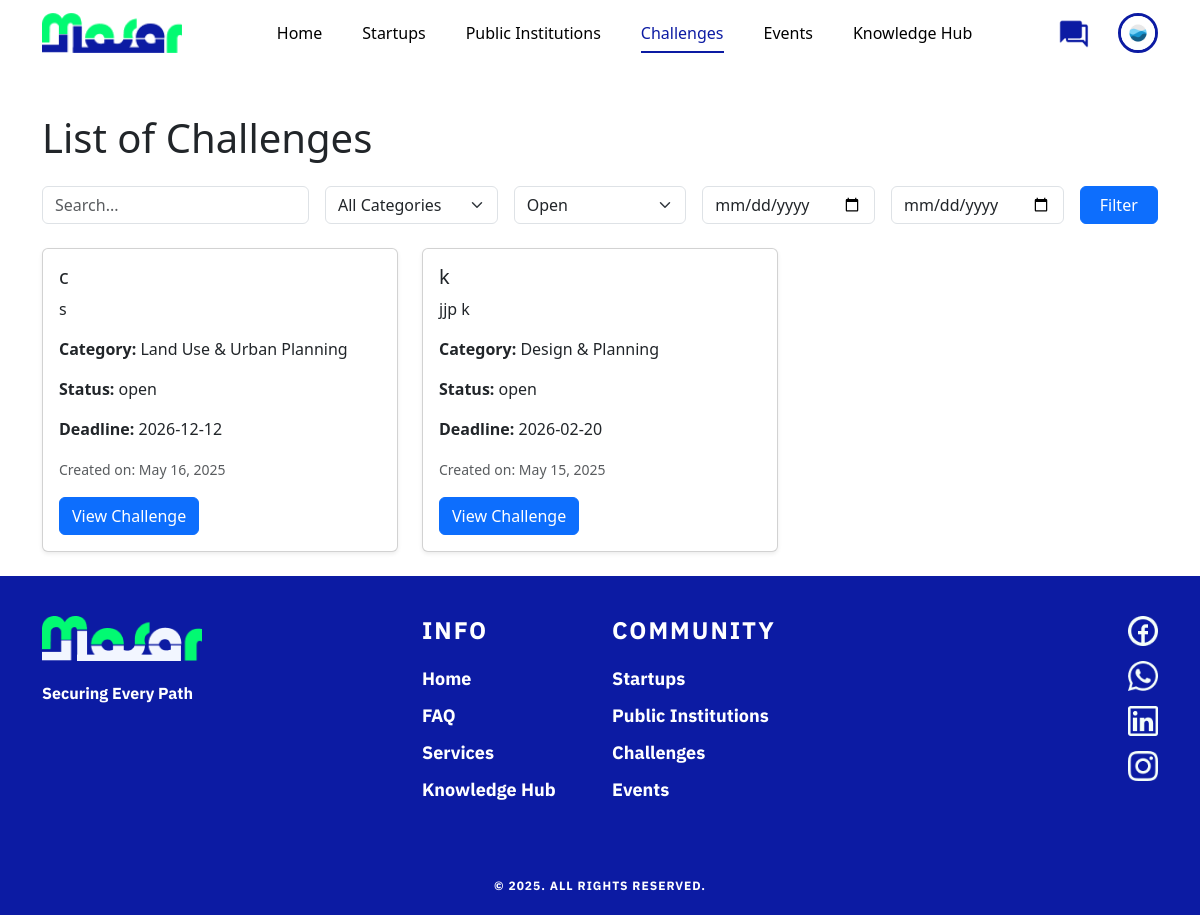
The page /front_office/pages/challenges_list.php (signed in) on the database its author committed.
### tables this page shows
CREATE TABLE `public_institutions` (
  `institution_id` int(11) NOT NULL,
  `user_id` int(11) DEFAULT NULL,
  `institution_name` varchar(150) NOT NULL,
  `unique_identifier` varchar(50) NOT NULL,
  `commercial_register` varchar(255) NOT NULL,
  `description` text DEFAULT NULL,
  `contact_email` varchar(100) DEFAULT NULL,
  `logo` varchar(255) DEFAULT NULL,
  `type` varchar(100) DEFAULT NULL,
  `about_section` text DEFAULT NULL,
  `phone_number` varchar(20) DEFAULT NULL,
  `address` text DEFAULT NULL,
  `website_url` varchar(255) DEFAULT NULL,
  `facebook_link` varchar(255) DEFAULT NULL,
  `linkedin_link` varchar(255) DEFAULT NULL,
  `x_link` varchar(255) DEFAULT NULL,
  `instagram_link` varchar(255) DEFAULT NULL
);

CREATE TABLE `challenges` (
  `challenge_id` int(11) NOT NULL,
  `institution_id` int(11) DEFAULT NULL,
  `title` varchar(150) NOT NULL,
  `description` text DEFAULT NULL,
  `type` enum('targeted','open-ended') DEFAULT 'open-ended',
  `status` enum('open','closed') DEFAULT 'open',
  `posted_at` timestamp NOT NULL DEFAULT current_timestamp(),
  `deadline` date DEFAULT NULL,
  `created_at` datetime DEFAULT current_timestamp(),
  `file_attachment` varchar(255) DEFAULT NULL,
  `category` enum('Operations','Design & Planning','Land Use & Urban Planning','Vehicles','Automated Enforcement','ITS & Data Utilization','Police Enforcement','Legislation & Regulations','Training, Awareness & Education','Other') NOT NULL DEFAULT 'Other'
);

### front_office/pages/challenges_list.php (the view, shortened to what this page needs)
<?php
include '../includes/db.php';
$today = date('Y-m-d');
mysqli_query($conn, "UPDATE challenges SET status = 'closed' WHERE deadline < '$today' AND status = 'open'");
$search = isset($_GET['search']) ? trim($_GET['search']) : '';
$status = isset($_GET['status']) ? trim($_GET['status']) : 'open';
$start_date = isset($_GET['start_date']) ? trim($_GET['start_date']) : '';
$end_date = isset($_GET['end_date']) ? trim($_GET['end_date']) : '';
$whereClauses = [];
if (!empty($status)) {
    $safeStatus = mysqli_real_escape_string($conn, $status);
    $whereClauses[] = "status = '$safeStatus'";
}
$whereSQL = '';
if (!empty($whereClauses)) {
    $whereSQL = 'WHERE ' . implode(' AND ', $whereClauses);
}
$query = "SELECT * FROM challenges $whereSQL ORDER BY created_at DESC";
$result = mysqli_query($conn, $query);
?>
<!DOCTYPE html>
<html lang="en">
<head>
    <link href="https://cdn.jsdelivr.net/npm/bootstrap@5.1.3/dist/css/bootstrap.min.css" rel="stylesheet">
</head>
<body>
<?php include('../components/navbar.php'); ?>
<div class="container mt-5">
    <h1 class="mb-4">List of Challenges</h1>
    <form method="GET" class="row g-3 mb-4">
        <div class="col-md-3">
            <input type="text" name="search" class="form-control" placeholder="Search..." value="<?php echo htmlspecialchars($search); ?>">
        </div>
        <div class="col-md-2">
            <select name="category" class="form-select">
                <option value="">All Categories</option>
            </select>
        </div>
        <div class="col-md-2">
            <select name="status" class="form-select">
                <option value="open" <?php echo $status == 'open' ? 'selected' : ''; ?>>Open</option>
            </select>
        </div>
        <div class="col-md-2">
            <input type="date" name="start_date" class="form-control" value="<?php echo htmlspecialchars($start_date); ?>" placeholder="Start Date">
        </div>
        <div class="col-md-2">
            <input type="date" name="end_date" class="form-control" value="<?php echo htmlspecialchars($end_date); ?>" placeholder="End Date">
        </div>
        <div class="col-md-1">
            <button type="submit" class="btn btn-primary w-100">Filter</button>
        </div>
    </form>
    <?php if (mysqli_num_rows($result) > 0): ?>
        <div class="row">
            <?php while ($row = mysqli_fetch_assoc($result)): ?>
                <div class="col-md-6 col-lg-4 mb-4">
                    <div class="card h-100 shadow-sm">
                        <div class="card-body">
                            <h5 class="card-title"><?php echo htmlspecialchars($row['title']); ?></h5>
                            <p class="card-text">
                                <?php echo htmlspecialchars(mb_strimwidth($row['description'], 0, 100, '...')); ?>
                            </p>
                            <p><strong>Category:</strong> <?php echo htmlspecialchars($row['category']); ?></p>
                            <p><strong>Status:</strong> <?php echo htmlspecialchars($row['status']); ?></p>
                            <p><strong>Deadline:</strong> <?php echo htmlspecialchars($row['deadline']); ?></p>
                            <p class="text-muted"><small>Created on: <?php echo date('F j, Y', strtotime($row['created_at'])); ?></small></p>
                            <a href="challenge_details.php?challenge_id=<?php echo $row['challenge_id']; ?>" class="btn btn-primary">View Challenge</a>
                        </div>
                    </div>
                </div>
            <?php endwhile; ?>
        </div>
    <?php else: ?>
        <p class="text-muted">No challenges found.</p>
    <?php endif; ?>
</div>
<?php include('../components/footer.php'); ?>
</body>
</html>

### front_office/components/navbar.php (shortened to what this page needs)
<?php
include('../includes/db.php');
$loggedIn = false;
$messagesLink = '#';
if (isset($_SESSION['email'])) {
    $loggedIn = true;
    $email = $_SESSION['email'];
    $query = mysqli_query($conn, "SELECT * FROM users WHERE email = '$email'");
    $user = mysqli_fetch_assoc($query);
    $role = $user['role'];
    $userId = $user['user_id'];
    $profilePicture = '../images/default-profile.png';
    if ($role == 'startup') {
        $profileQuery = mysqli_query($conn, "SELECT logo FROM startups WHERE user_id = '$userId'");
        $profileData = mysqli_fetch_assoc($profileQuery);
        if (!empty($profileData['logo'])) {
            $profilePicture = '../uploads/' . $profileData['logo'];
        }
    } else {
        $profileQuery = mysqli_query($conn, "SELECT logo FROM public_institutions WHERE user_id = '$userId'");
        $profileData = mysqli_fetch_assoc($profileQuery);
        if (!empty($profileData['logo'])) {
            $profilePicture = '../uploads/' . $profileData['logo'];
        }
    }
    $messagesLink = "../chat/chat.php?id=$userId&type=$role";
}
?>
<!DOCTYPE html>
<html lang="en">
<head>
<link href="https://cdn.jsdelivr.net/npm/bootstrap@5.1.3/dist/css/bootstrap.min.css" rel="stylesheet" />
</head>
<body>
<nav class="navbar navbar-expand-lg navbar-light">
  <div class="container">
    <a class="navbar-brand" href="../pages/home.php">
      <img src="../components/logo2.png" alt="Masar Platform Logo" />
    </a>
    <div class="collapse navbar-collapse" id="navbarNav">
      <ul class="navbar-nav mx-auto">
        <li class="nav-item"><a class="nav-link <?php echo basename($_SERVER['PHP_SELF']) == 'home.php' ? 'active' : ''; ?>" href="../pages/home.php">Home</a></li>
        <li class="nav-item"><a class="nav-link <?php echo basename($_SERVER['PHP_SELF']) == 'startups_list.php' ? 'active' : ''; ?>" href="../pages/startups_list.php">Startups</a></li>
        <li class="nav-item"><a class="nav-link <?php echo basename($_SERVER['PHP_SELF']) == 'public_institutions_list.php' ? 'active' : ''; ?>" href="../pages/public_institutions_list.php">Public Institutions</a></li>
        <li class="nav-item"><a class="nav-link <?php echo basename($_SERVER['PHP_SELF']) == 'challenges_list.php' ? 'active' : ''; ?>" href="../pages/challenges_list.php">Challenges</a></li>
        <li class="nav-item"><a class="nav-link <?php echo basename($_SERVER['PHP_SELF']) == 'events_list.php' ? 'active' : ''; ?>" href="../pages/events_list.php">Events</a></li>
        <li class="nav-item"><a class="nav-link <?php echo basename($_SERVER['PHP_SELF']) == 'documents.php' ? 'active' : ''; ?>" href="../pages/documents.php">Knowledge Hub</a></li>
      </ul>
      <ul class="navbar-nav align-items-center">
        <li class="nav-item message-item">
          <a class="nav-link p-0" href="<?php echo $loggedIn ? $messagesLink : '#'; ?>" <?php if (!$loggedIn) echo 'data-bs-toggle="modal" data-bs-target="#loginModal"'; ?>>
            <img src="../components/chats.png" class="message-icon" alt="Messages" />
          </a>
        </li>
        <?php if ($loggedIn): ?>
          <li class="nav-item profile-container">
            <img src="<?php echo $profilePicture; ?>" alt="Profile" class="profile-pic" id="profileToggle" onerror="this.onerror=null;this.src='../images/default-profile.png';" />
          </li>
        <?php else: ?>
          <li class="nav-item">
            <a class="nav-link btn btn-success ms-2" href="../authentication/login.php">Login</a>
          </li>
        <?php endif; ?>
      </ul>
    </div>
  </div>
</nav>
</body>
</html>

### front_office/components/navbar.php (style rules this page uses)
body { font-family: 'IBM Plex Sans', sans-serif; margin: 0; background: #222; }
.navbar { padding: 15px 0; background: transparent; z-index: 1000; }
.navbar-brand img { height: 40px; }
.nav-link { font-size: 16px; font-weight: 500; color: #000 !important; margin: 0 8px; padding: 8px 12px !important; cursor: pointer; position: relative; transition: color 0.3s ease; }
.nav-link.active { color: #0C1BA3 !important; }
.nav-link.active::after { content: ''; position: absolute; bottom: 0; left: 12px; right: 12px; height: 2px; background-color: #0C1BA3; transform: scaleX(1); transition: transform 0.3s ease; }
.nav-link::after { content: ''; position: absolute; bottom: 0; left: 12px; right: 12px; height: 2px; background-color: #0C1BA3; transform: scaleX(0); transition: transform 0.3s ease; }
.profile-pic { width: 40px; height: 40px; border-radius: 50%; object-fit: cover; border: 3px solid #0C1BA3; display: block; cursor: pointer; }
.message-icon { width: 32px; height: 32px; cursor: pointer; transition: transform 0.2s ease; }
.message-item { position: relative; display: flex; align-items: center; margin-right: 15px; }
.nav-item.profile-container { position: relative; margin-left: 5px; }
.navbar-nav { display: flex; align-items: center; }

### front_office/components/footer.php (style rules this page uses)
body { margin: 0; padding: 0; }

### rows shown on the page
public_institutions: logo (picture)
challenges: title "c", description "s", category "Land Use & Urban Planning", status "open", deadline "2026-12-12", created_at "May 16, 2025"
challenges: title "k", description "jjp k", category "Design & Planning", status "open", deadline "2026-02-20", created_at "May 15, 2025"
